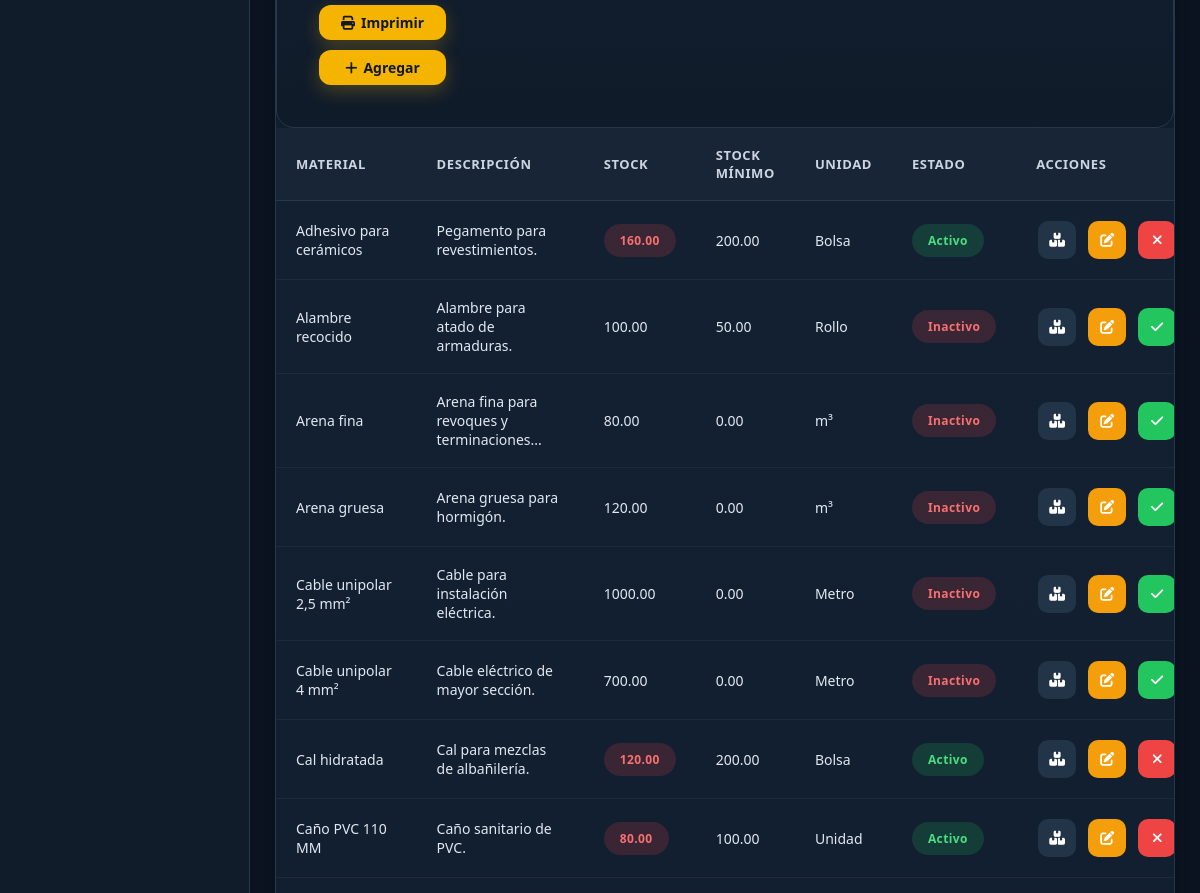
The app's page /vistas/materiales/ (signed in, middle part), older data.
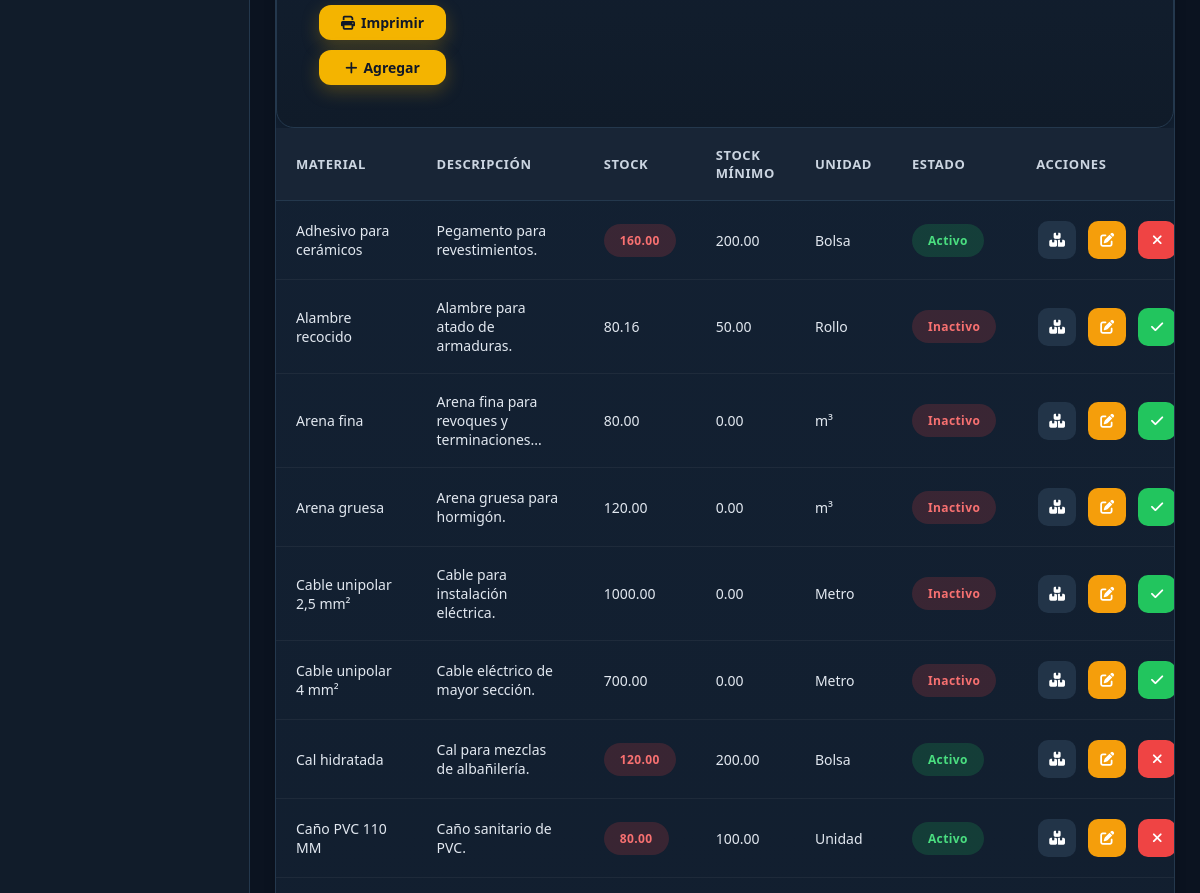
The same page, newer data.
### tables this page shows
CREATE TABLE `material` (
  `id_material` int(11) NOT NULL,
  `nombre_material` varchar(150) NOT NULL,
  `descripcion` text DEFAULT NULL,
  `stock` decimal(10,2) DEFAULT 0.00,
  `stock_minimo` decimal(10,2) DEFAULT 0.00,
  `unidad_medida` varchar(20) DEFAULT NULL,
  `estado` tinyint(1) DEFAULT 1
);

### modelos/Conexion.php (called while the page is built)
<?php
class Conexion {
    private $host = "localhost";
    private $usuario = "root";
    private $password = "";
    private $baseDatos = "constructora";
public function conectar(){
    try {
        $conexion = new PDO(
            "mysql:host=".$this->host.
            ";dbname=".$this->baseDatos.
            ";charset=utf8mb4",
            $this->usuario,
            $this->password
        );
        $conexion->setAttribute(
            PDO::ATTR_ERRMODE,
            PDO::ERRMODE_EXCEPTION
        );
        return $conexion;
    } catch(PDOException $e){
        die("Error de conexión: ".$e->getMessage());
    }
}
}
?>

### modelos/Material.php (called while the page is built, shortened)
<?php
require_once "Conexion.php";
class Material
{
    private $conexion;
    public function __construct()
    {
        $db = new Conexion();
        $this->conexion = $db->conectar();
    }
    public function obtenerTodos()
    {
        $sql = "SELECT *
                FROM material
                ORDER BY nombre_material ASC";
        $stmt = $this->conexion->prepare($sql);
        $stmt->execute();
        return $stmt->fetchAll(PDO::FETCH_ASSOC);
    }
}

### vistas/materiales/index.php (the view, shortened to what the changed rows need)
<?php
require_once "../../modelos/Material.php";
$material = new Material();
$materiales = $material->obtenerTodos();
require_once "../../layouts/header.php";
?>
<main class="content">
    <div class="table-container">
        <table class="table" id="tablaMateriales">
            <thead>
                <tr>
                    <th>
                        Material
                    </th>
                    <th>
                        Descripción
                    </th>
                    <th>
                        Stock
                    </th>
                    <th>
                        Stock Mínimo
                    </th>
                    <th>
                        Unidad
                    </th>
                    <th>
                        Estado
                    </th>
                    <th class="no-print">
                        Acciones
                    </th>
                </tr>
            </thead>
            <tbody>
                <?php foreach ($materiales as $m) { ?>
                    <tr
                        data-estado="<?= $m['estado'] == 1 ? 'Activo' : 'Inactivo'; ?>"
                        data-stock="<?= $m['stock'] <= $m['stock_minimo'] ? 'critico' : 'disponible'; ?>">
                        <td>
                            <?= $m["nombre_material"]; ?>
                        </td>
                        <td title="<?= $m["descripcion"]; ?>">
                            <?= strlen($m["descripcion"]) > 40
                                ? substr($m["descripcion"], 0, 40) . "..."
                                : $m["descripcion"]; ?>
                        </td>
                        <td>
                            <?php if ($m["stock"] <= $m["stock_minimo"]) { ?>
                                <span class="badge badge-danger">
                                    <?= $m["stock"]; ?>
                                </span>
                            <?php } else { ?>
                                <?= $m["stock"]; ?>
                            <?php } ?>
                        </td>
                        <td>
                            <?= $m["stock_minimo"]; ?>
                        </td>
                        <td>
                            <?= $m["unidad_medida"]; ?>
                        </td>
                        <td>
                            <span class="<?= $m['estado'] == 1 ? 'badge badge-success' : 'badge badge-danger' ?>">
                                <?= $m['estado'] == 1 ? 'Activo' : 'Inactivo'; ?>
                            </span>
                        </td>
                        <td class="no-print">
                            <div class="table-actions">
                            <a
                                href="../movimientos/index.php?id=<?= $m['id_material']; ?>"
                                class="btn btn-secondary">
                                <i class="fa-solid fa-boxes-stacked"></i>
                            </a>
                            <a
                                href="editar.php?id=<?= $m["id_material"]; ?>"
                                class="btn btn-warning">
                                <i class="fa-solid fa-pen-to-square"></i>
                            </a>
                            <?php if ($m["estado"] == 1) { ?>
                                <a
                                    href="../../controladores/MaterialController.php?accion=eliminar&id=<?= $m["id_material"]; ?>"
                                    class="btn btn-danger"
                                    onclick="return confirm('¿Está seguro que desea dar de baja este material?');">
                                    <i class="fa-solid fa-times"></i>
                                </a>
                            <?php } else { ?>
                                <a
                                    href="../../controladores/MaterialController.php?accion=activar&id=<?= $m["id_material"]; ?>"
                                    class="btn btn-success">
                                    <i class="fa-solid fa-check"></i>
                                </a>
                            <?php } ?>
                            </div>
                        </td>
                    </tr>
                <?php } ?>
            </tbody>
        </table>
    </div>
</main>
<?php
require_once "../../layouts/footer.php";
?>

Row changes from the older to the newer data that the page shows:
changed material "Alambre recocido": stock "100.00" → "80.16"
